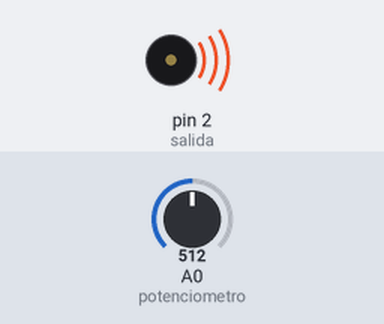
Bench run of a sketch on a simulated Arduino Uno, built with avr-gcc and run on an emulated ATmega328P. Parts: buzzer (waves = sounding). Inputs (shaded band) come from the test bench; at power-on: A0 (potenciometro) = 512.

Above: at 0.1 s.
Timing chart, 0 to 1.6 s (numbered marks = the images above):
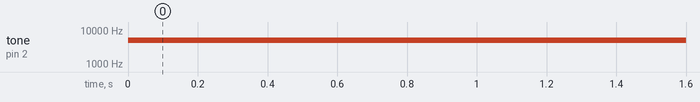

Measured:
- by itself, tone on pin 2 (salida): silent → 5054 Hz at 0.00 s

The sketch:

parlante_tonos_variables.ino
```cpp
int salida = 2;
int potenciometro = A0;
float lectura;
int FreqMin = 100;
int FreqMax = 10000;

void setup () {

  pinMode(salida, OUTPUT);
  pinMode(potenciometro, INPUT);
}


void loop() {
  lectura = analogRead(potenciometro);
  float frecuencia = map(lectura, 0, 1023, FreqMin, FreqMax);
  tone(salida, frecuencia, 300);
  delay(1);
}
```
